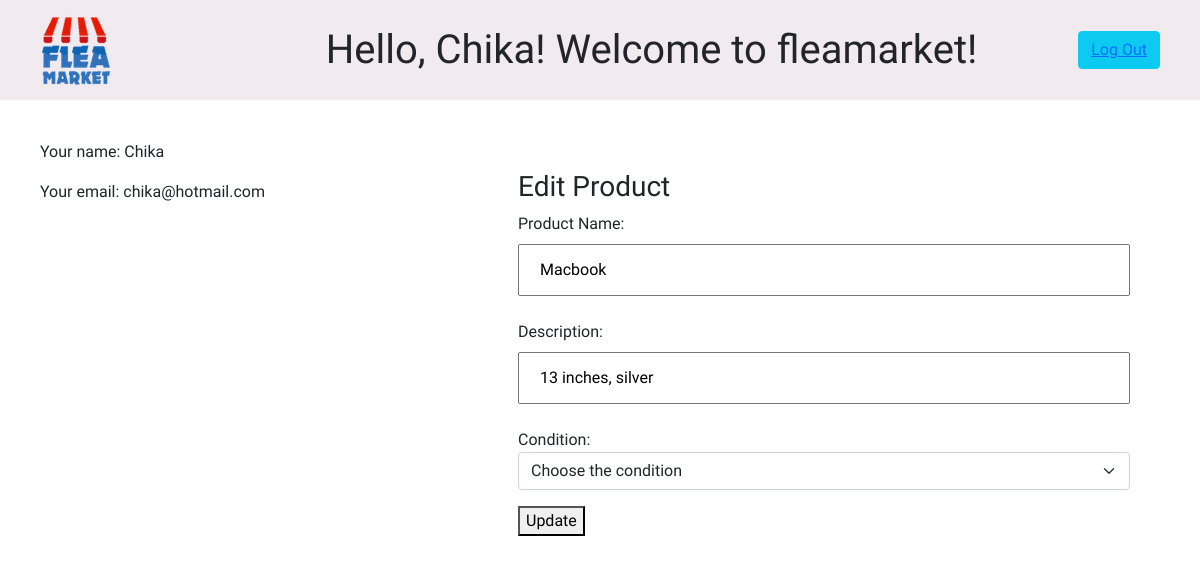
The app's page /products/edit/7 (signed in) with its own data.
### koukan_app/models.py (models this page shows)
class User(models.Model):
    first_name = models.CharField(max_length=45)
    last_name = models.CharField(max_length=45)
    email = models.EmailField(unique=True)
    password = models.CharField(max_length=255)
    objects = UserManager()

class Product(models.Model):
    product_name = models.CharField(max_length=45)
    description = models.CharField(max_length=255)
    condition = models.CharField(max_length=255)
    user = models.ForeignKey(User, related_name = "products",on_delete=models.CASCADE)
    created_at = models.DateTimeField(auto_now_add=True)
    updated_at = models.DateTimeField(auto_now=True)
    objects= ProductManager()

### koukan_app/views.py (the view)
# urls.py: path('products/edit/<int:id>', views.edit),
def edit(request, id):
    product = Product.objects.get(id=id)
    user = User.objects.get(id = request.session['user_id'])
    context = {
        "to_update": product,
        "user": user
    }
    return render(request, "edit.html", context)

### koukan_app/templates/edit.html (shortened to what this page needs)
<!DOCTYPE html>
<html lang="en">
<head>
    <link href="https://cdn.jsdelivr.net/npm/bootstrap@5.1.3/dist/css/bootstrap.min.css" rel="stylesheet">
    {% load static %}
    <link rel="stylesheet" href="{%static 'css/style.css'%}">
</head>
<body>
    <div id="header">
        {% load static %}
        <a href="/products"><img src="{% static "imgs/fleamarket.png" %}" alt="logo"/></a>
        <span style="font-size: 250%">Hello,  {{user.first_name}}! Welcome to fleamarket!</span>
        <button type="button" class="btn btn-info"><a href="/logout">Log Out</a></button>
</div>
<div id="container">
    <div id="wrapper2">
        <div id="body1">
            <p>Your name: {{user.first_name}}</p>
            <p>Your email: {{user.email}}</p>
        </div>
        <div id="body2">
            <h3> Edit Product</h3>
            <form action="/products/update/{{to_update.id}}" method="POST">
                <div id="form">
                    <p>Product Name: <input type="text" name="update_product_name" value="{{to_update.product_name}}"></p>
                    <p>Description: <input type="text" name="update_description" value="{{to_update.description}}"></p>
                    <p>Condition: <select name="update_condition" value="{{to_update.condition}}"class="form-select" aria-label="Default select example">
                        <option selected>Choose the condition</option>
                    </select></p>
                    <button type="submit" >Update</button>
                </div>
            </form>
        </div>
    </div>
</div>
</body>
</html>

### koukan_app/static/css/style.css (style rules this page uses)
* { font-family: 'Arima Madurai', cursive; }
#container { width: 100%; height: 100%; margin: auto; display: flex; padding: 20px; flex-direction: row; justify-content: center; }
#header { width: 100%; height: 100px; display: flex; flex-direction: row; justify-content: space-between; align-items: center; background-color: rgb(241, 235, 240); padding-left: 40px; padding-right: 40px; }
#wrapper2 { width: 100%; height: 100%; margin: auto; display: flex; flex-direction: row; justify-content: space-evenly; padding:20px; border-color: black; }
#body1 { width: 40%; height: 70%; margin: auto; display: flex; flex-direction: column; align-items: flex-start; margin-top: 0; border: 1ch; }
#body2 { width: 60%; height: 100%; margin: auto; display: flex; flex-direction: column; padding:30px; }
input { width: 100%; padding: 12px 20px; margin: 8px 0; box-sizing: border-box; }

### records on screen
User: first_name "Chika", email "chika@hotmail.com"
Product: update_product_name "Macbook", update_description "13 inches, silver", update_condition "Choose the condition"
